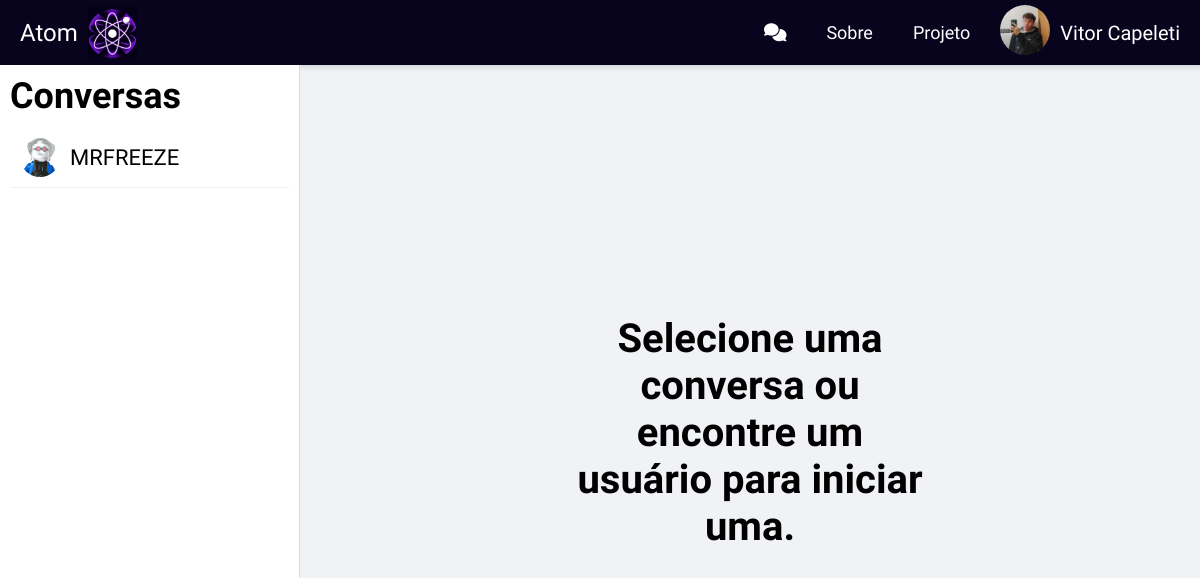
The page /view/chat.php (signed in) on the database as committed earlier.
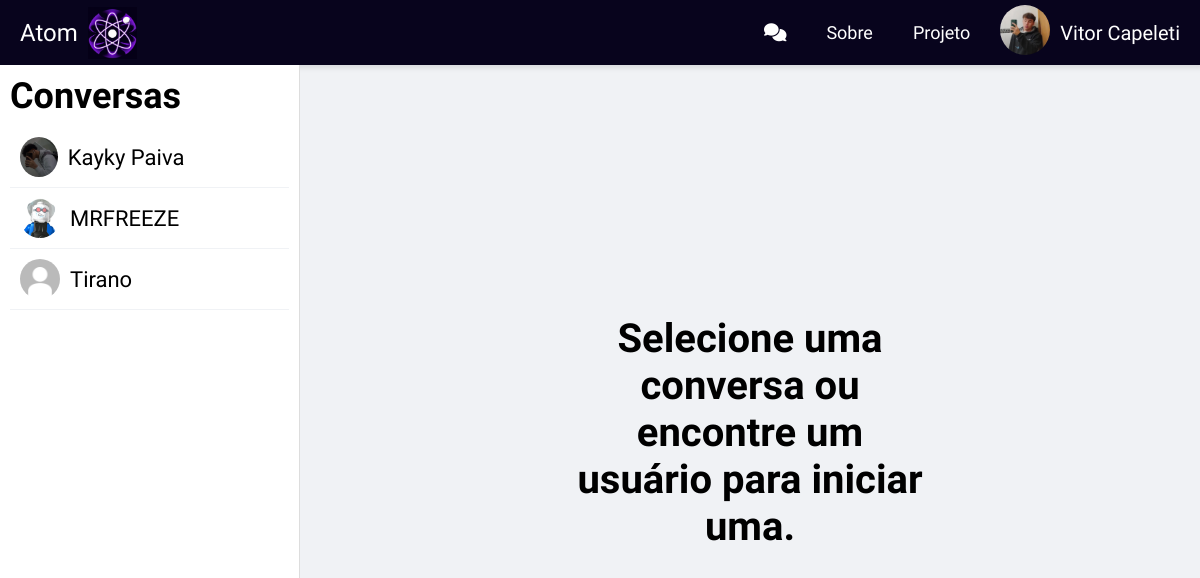
The same page on the database as committed later.
### tables this page shows
CREATE TABLE `conversas` (
  `CONV_INT_ID` int(11) NOT NULL,
  `USU_INT_ID_1` int(11) NOT NULL,
  `USU_INT_ID_2` int(11) NOT NULL
);

CREATE TABLE `usuario` (
  `USU_INT_ID` int(11) NOT NULL,
  `USU_VAR_NAME` varchar(50) NOT NULL,
  `USU_VAR_EMAIL` varchar(100) NOT NULL,
  `USU_VAR_PASSWORD` varchar(255) NOT NULL,
  `USU_VAR_IMGPERFIL` varchar(255) DEFAULT NULL,
  `USU_VAR_IMGBACK` varchar(255) DEFAULT NULL,
  `USU_VAR_DESC` varchar(255) DEFAULT NULL,
  `USU_VAR_CIDADE` varchar(50) DEFAULT NULL,
  `USU_VAR_OCUPACAO` varchar(50) DEFAULT NULL
);

### view/php/listar_compartilhar.php (called while the page is built, shortened)
<?php
require_once('conection.php');
$userId = $_SESSION['id'];
function carregarUsuariosConversa($conection, $userId) {
    $query = "
        SELECT DISTINCT
            c.CONV_INT_ID,  -- Inclua o ID da conversa
            u.USU_INT_ID,
            u.USU_VAR_NAME,
            u.USU_VAR_IMGPERFIL
        FROM conversas c
        JOIN usuario u ON u.USU_INT_ID = CASE
            WHEN c.USU_INT_ID_1 = $userId THEN c.USU_INT_ID_2
            ELSE c.USU_INT_ID_1
        END
        WHERE c.USU_INT_ID_1 = $userId OR c.USU_INT_ID_2 = $userId";
    $resultado = mysqli_query($conection, $query);
    if ($resultado && mysqli_num_rows($resultado) > 0) {
        $usuarios = [];
        while ($usuario = mysqli_fetch_assoc($resultado)) {
            $usuarios[] = $usuario;
        }
        return $usuarios;
    } else {
        return [];
    }
}
$usuariosConversa = carregarUsuariosConversa($conection, $userId);
?>

### view/php/ObterOuCriarToken.php (called while the page is built, shortened)
<?php
function obterOuCriarToken($conection, $tipo, $id) {
    if ($tipo === 'usuario') {
        $tabela = 'tokens_usuario';
        $colunaId = 'USU_INT_ID';
        $colunaToken = 'TOK_USU_VAR_TOK';
    } elseif ($tipo === 'artigo') {
        $tabela = 'tokens_artigo';
        $colunaId = 'ART_INT_ID';
        $colunaToken = 'TOK_ART_VAR_TOK';
    } elseif ($tipo === 'conversa') {
        $tabela = 'tokens_conversa';
        $colunaId = 'CONV_INT_ID';
        $colunaToken = 'TOK_CON_VAR_TOK';
        } else {
        throw new Exception("Tipo de token inválido.");
    }
    $queryToken = "SELECT $colunaToken FROM $tabela WHERE $colunaId = $id";
    $resultToken = mysqli_query($conection, $queryToken);
    if ($resultToken && mysqli_num_rows($resultToken) > 0) {
        $tokenData = mysqli_fetch_assoc($resultToken);
        return $tokenData[$colunaToken];
    } else {
        $token = bin2hex(random_bytes(16));
        $queryInsertToken = "INSERT INTO $tabela ($colunaToken, $colunaId) VALUES ('$token', $id)";
        return $token;
    }
}
?>

### view/chat.php (the view, shortened to what this page needs)
<?php
require_once('../view/php/conection.php');
require_once ('../view/php/listar_compartilhar.php');
require_once ('../view/php/ObterOuCriarToken.php');
require_once('../view/php/verificacaoChat.php');
?>
<!DOCTYPE html>
<html lang="pt-br">
<head>
  <link rel="stylesheet" href="css/chat.css">
  <link rel="stylesheet" href="https://cdnjs.cloudflare.com/ajax/libs/font-awesome/6.6.0/css/all.min.css" />
</head>
<body>
    <nav>
        <ul>
            <li><a class="atom" href="home.php">Atom<img src="../view/img/logo3.png" alt=""></a></li>
            <li><a class="topic" href="../view/chat.php"><i class="fa-solid fa-comments"></i></a></li>
            <li class="hideOnMobile"><a class="topic" href="../view/about.html">Sobre</a></li>
            <li class="hideOnMobile"><a class="topic" href="../view/project.html">Projeto</a></li>
            <li class="profile">
            <div id="profileDropdown" class="topic usuario">
                <div  id="profileDropdown" class="foto user-space">
                <?php   if (empty($_SESSION['ftperfil'])) {
                    $_SESSION['ftperfil'] = '../view/img/user.jpg';
                } echo '<img id="profileDropdown" src="' . $_SESSION['ftperfil'] . '" alt="">'; ?>
                </div>
               <?php echo $_SESSION['name'] ?>
            </div>
            </li>
        </ul>
    </nav>
<div class="tudo">
    <div class="sidebar1">
        <h1>Conversas</h1>
        <div class="user-list">
            <?php if (count($usuariosConversa) > 0): ?>
                <?php foreach ($usuariosConversa as $usuario): ?>
                    <?php
                    $imagemPerfil = !empty($usuario['USU_VAR_IMGPERFIL']) ? $usuario['USU_VAR_IMGPERFIL'] : '../view/img/user.jpg';
                    $userName = htmlspecialchars($usuario['USU_VAR_NAME']);
                    $idConversa = $usuario['CONV_INT_ID'];
                    $tokenConversa = obterOuCriarToken($conection, 'conversa', $idConversa);
                    ?>
                    <a href="conversa.php?token=<?=$tokenConversa?>"><div class="user" data-conv-id="<?= $idConversa ?>">
                        <img src="<?= $imagemPerfil ?>" alt="<?= $userName ?>">
                        <span><?= $userName ?></span>
                    </div></a>
                <?php endforeach; ?>
            <?php else: ?>
                <p>Nenhuma conversa encontrada.</p>
            <?php endif; ?>
        </div>
    </div>
    <div class="no_chat">
        <h1>Selecione uma conversa ou encontre um usuário para iniciar uma.</h1>
    </div>
  </div>
</body>
</html>

### view/css/chat.css (style rules this page uses)
:root { --font-family-primary:"League Spartan", sans-serif; --primary-color: #a800c4; --secondary-color: #8c52ff; }
* { margin: 0; padding: 0; box-sizing: border-box; font-family: var(--font-family-primary); }
body { background-color: #f0f2f5; height: 100vh; }
nav { box-shadow: 3px 3px 5px rgba(0, 0, 0, 0.1); background-color: #08041d; font-family: var(--font-family-primary); }
nav ul { width: 100%; list-style: none; display: flex; justify-content: flex-end; align-items: center; }
nav li { height: 65px; }
nav a { height: 100%; padding: 0 20px; text-decoration: none; display: flex; align-items: center; color: #fff; font-size: 18px; }
.usuario { display: flex; height: 100%; align-items: center; padding: 0 20px 0 0; font-size: 20px; text-decoration: none; cursor: pointer; color: #fff; }
.user-space { margin-right: 10px; }
.atom { font-size: 24px; }
nav img { margin-left: 10px; height: 80%; }
.foto img { width: 50px; height: 50px; border-radius: 50%; object-fit: cover; }
nav li:first-child { margin-right: auto; }
.tudo { display: flex; height: calc(100vh - 65px); font-size: 20px; }
.sidebar1 { width: 25%; background-color: #ffffff; border-right: 1px solid #ddd; display: flex; flex-direction: column; padding: 10px; font-size: 18px; }
.sidebar1 h1 { margin-bottom: 10px; }
.user-list { flex-grow: 1; overflow-y: auto; font-size: 22px; }
.user-list span { width: 100%; display: flex; }
.user-list a { text-decoration: none; color: inherit; }
.user { padding: 10px; display: flex; align-items: center; gap: 10px; border-bottom: 1px solid #f0f2f5; }
.user img { width: 40px; height: 40px; border-radius: 50%; }
.no_chat { width: 75%; display: flex; align-items: center; justify-content: center; }
.no_chat h1 { width: 40%; text-align: center; word-break: normal; }

Rows that differ between the two databases and show on the page:
added conversas: USU_INT_ID_1.USU_VAR_IMGPERFIL (picture), USU_INT_ID_1.USU_VAR_NAME "Kayky Paiva"
added conversas: shows a picture, USU_INT_ID_1.USU_VAR_NAME "Tirano"
